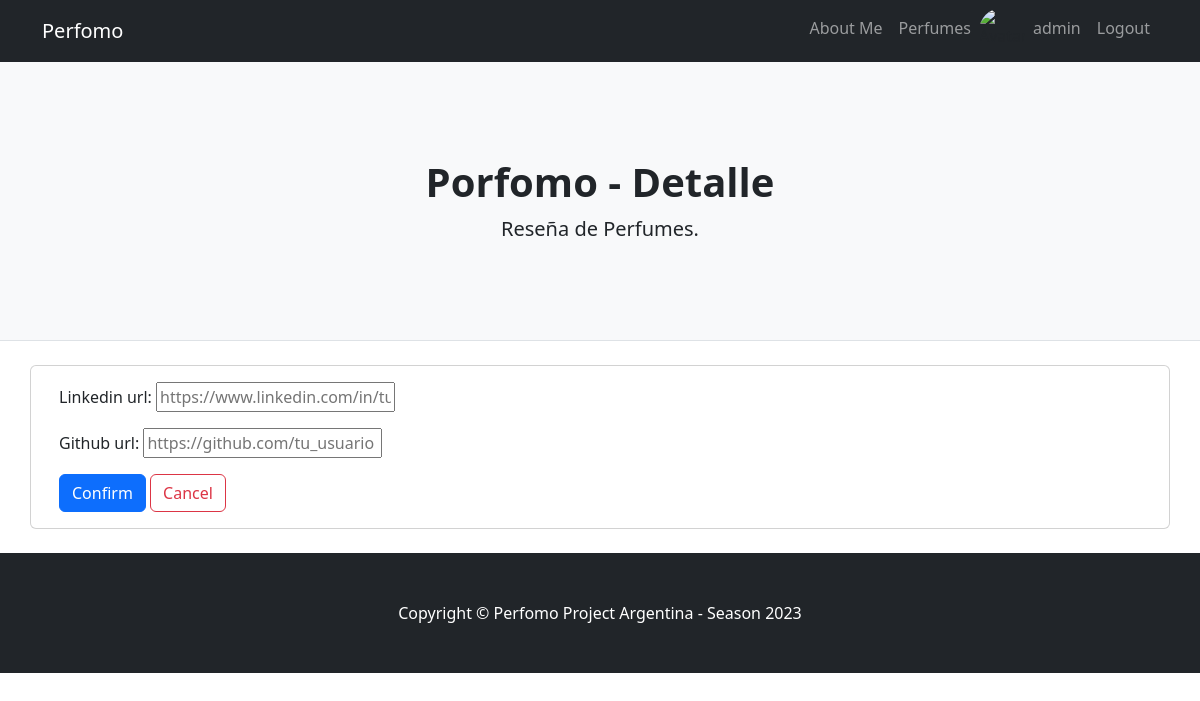
The app's page /AppBase/profile/editarLink/ (signed in), older data.
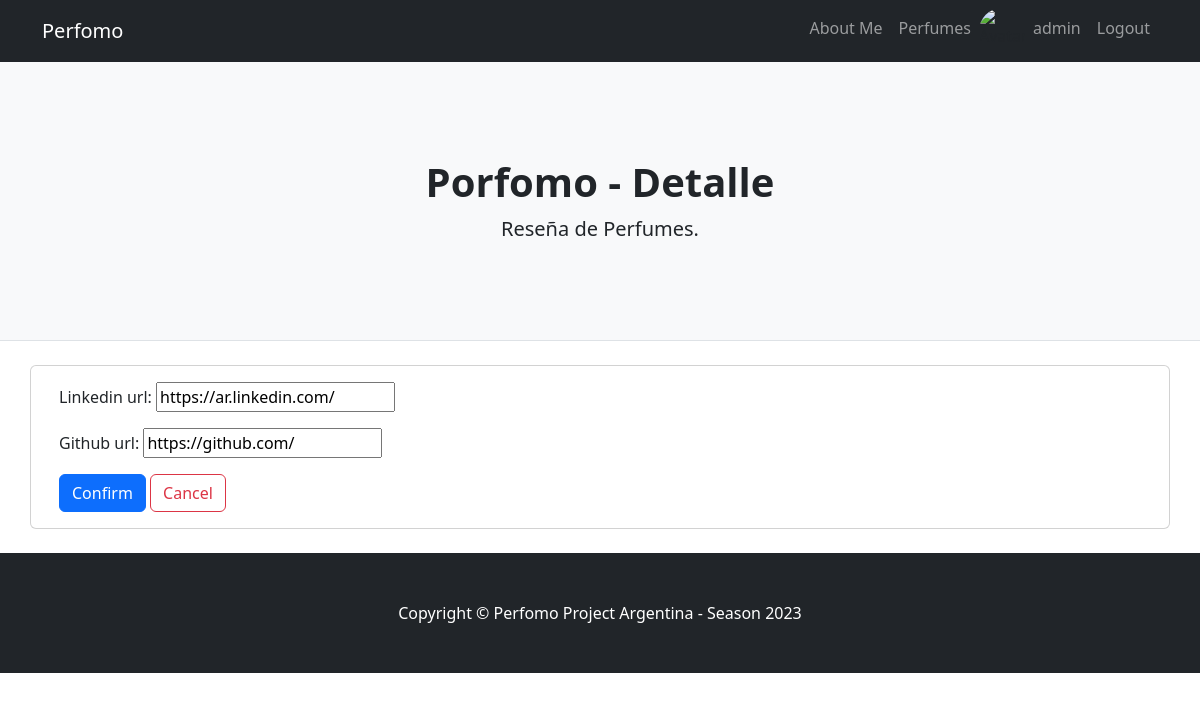
The same page, newer data.
### AppBase/models.py (models this page shows, shortened)
class Profile(models.Model):
    user = models.ForeignKey(User, on_delete=models.CASCADE)
    bio = models.TextField(blank=True)
    linkedin_url = models.URLField(blank=True, null=True)
    github_url = models.URLField(blank=True, null=True)

### AppBase/views.py (the view)
# urls.py: path('profile/editarLink/', edit_profile, name="editarLink"),
@login_required
def edit_profile(request):
    user = request.user  # Obtén el usuario actual
    try:
        profile = Profile.objects.get(pk=user.pk)
    except Profile.DoesNotExist:
        profile = None
    if request.method == 'POST':
        form = ProfileForm(request.POST, instance=profile)
        if form.is_valid():
            form.instance.user = user  # Asigna el usuario al perfil antes de guardarlo
            form.save()
            return redirect('verPerfil')
    else:
        form = ProfileForm(instance=profile)
    return render(request, 'AppBase/editarLink.html', {'form': form})

### AppBase/forms.py
class ProfileForm(forms.ModelForm):
    class Meta:
        model = Profile
        fields = ['linkedin_url', 'github_url']
        widgets = {
            'linkedin_url': forms.URLInput(attrs={'placeholder': 'https://www.linkedin.com/in/tu_usuario'}),
            'github_url': forms.URLInput(attrs={'placeholder': 'https://github.com/tu_usuario'}),
        }

### AppBase/templates/AppBase/editarLink.html (shortened to what this page needs)
{% extends "AppBase/padre.html" %}
{% load static %}
{% block titulo %} Porfomo - Detalle {% endblock %}
{% block contenido_que_cambia %}
<div class="container card">
    <form class="card-body" method="post" action="{% url 'editarLink'  %}">
        {{ form.as_p }}
        <input class="btn btn-primary" type="submit" value="Confirm">
                <a href="{% url 'editarPerfil' %}" class="btn btn-outline-danger">Cancel</a>
    </form>
</div>
<br>
{% endblock %}

Row changes from the older to the newer data that the page shows:
added Profile: linkedin_url "https://ar.linkedin.com/", github_url "https://github.com/"
